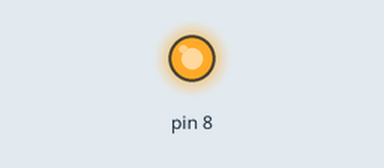
Simulated run of this program. Board: Raspberry Pi (header pin numbers). Shown: output pins drawn as LEDs (lit = HIGH).

Above: at 1.5 s.
At 3.5 s:
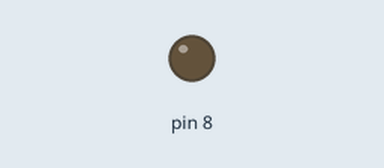
Timing chart, 0 to 5.2 s (numbered marks = the images above):
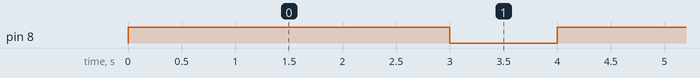

Measured:
- by itself, pin 8: alternates HIGH for 3.0 s and LOW for 1.0 s

The program:

blink.py
```python
#!/usr/bin/python3

import RPi.GPIO as GPIO    # Import Raspberry Pi GPIO library
from time import sleep     # Import the sleep function from the time module
GPIO.setwarnings(False)    # Ignore warning for now
GPIO.setmode(GPIO.BOARD)   # Use physical pin numbering
GPIO.setup(8, GPIO.OUT, initial=GPIO.LOW)

while True:
	GPIO.output(8, GPIO.HIGH)
	sleep(3)
	GPIO.output(8, GPIO.LOW)
	sleep(1)
```
